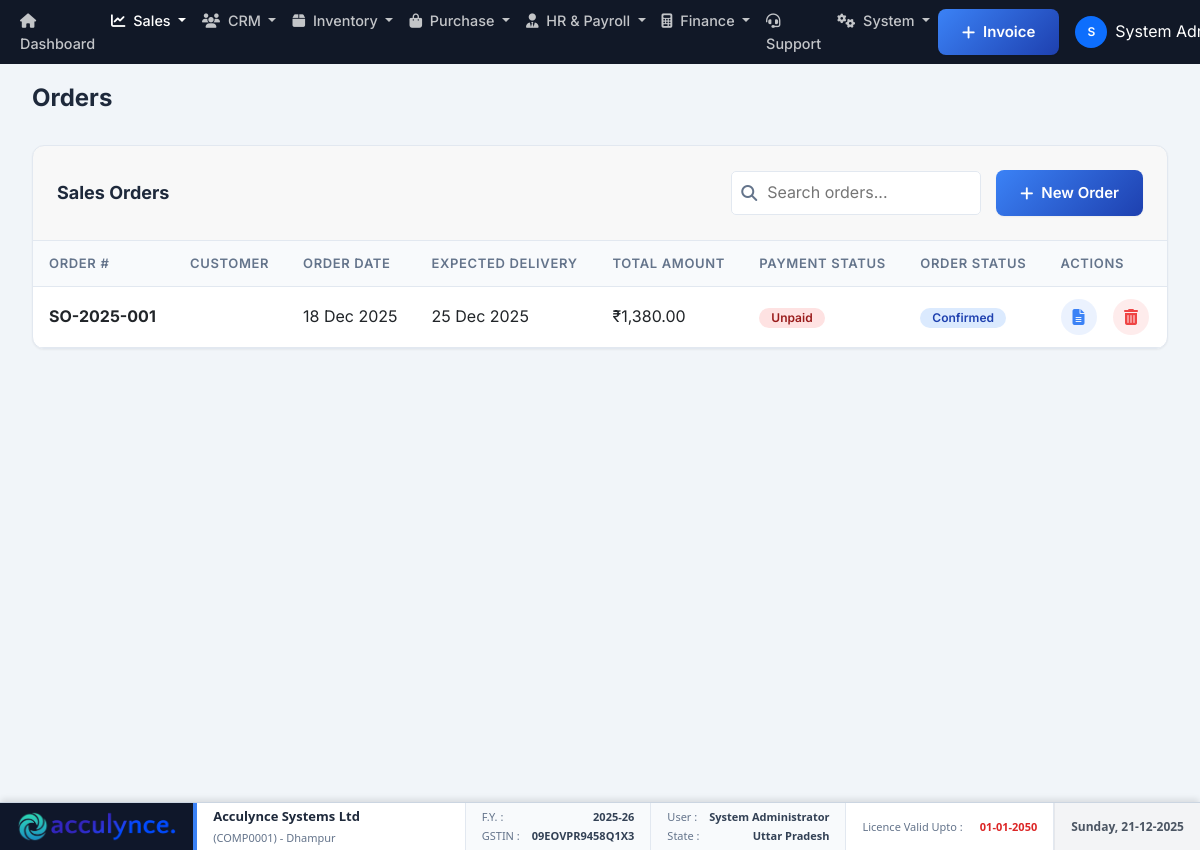
Screenshot of /modules/sales/orders/index.php (signed in) with the database file from the repository.
### tables this page shows
CREATE TABLE `company_settings` (
  `id` int(11) NOT NULL,
  `company_name` varchar(200) NOT NULL,
  `industry_type` varchar(100) DEFAULT NULL,
  `business_type` varchar(100) DEFAULT NULL,
  `app_name` varchar(100) DEFAULT NULL,
  `theme_color` varchar(20) DEFAULT '#3b82f6',
  `address_line1` varchar(200) DEFAULT NULL,
  `address_line2` varchar(200) DEFAULT NULL,
  `city` varchar(100) DEFAULT NULL,
  `state` varchar(100) DEFAULT NULL,
  `country` varchar(100) DEFAULT 'India',
  `postal_code` varchar(20) DEFAULT NULL,
  `phone` varchar(20) DEFAULT NULL,
  `email` varchar(100) DEFAULT NULL,
  `website` varchar(100) DEFAULT NULL,
  `gstin` varchar(20) DEFAULT NULL,
  `pan` varchar(20) DEFAULT NULL,
  `bank_name` varchar(100) DEFAULT NULL,
  `bank_account_number` varchar(50) DEFAULT NULL,
  `bank_ifsc` varchar(20) DEFAULT NULL,
  `bank_branch` varchar(100) DEFAULT NULL,
  `bank_account_holder` varchar(200) DEFAULT NULL,
  `logo_path` varchar(255) DEFAULT NULL,
  `terms_conditions` text DEFAULT NULL,
  `created_at` timestamp NOT NULL DEFAULT current_timestamp(),
  `updated_at` timestamp NOT NULL DEFAULT current_timestamp() ON UPDATE current_timestamp(),
  `financial_year_start` int(11) DEFAULT 4 COMMENT 'Month number (1-12) when financial year starts',
  `currency_code` varchar(10) DEFAULT 'INR',
  `currency_symbol` varchar(10) DEFAULT '₹',
  `date_format` varchar(20) DEFAULT 'd-m-Y',
  `timezone` varchar(50) DEFAULT 'Asia/Kolkata',
  `invoice_prefix` varchar(20) DEFAULT 'INV',
  `quotation_prefix` varchar(20) DEFAULT 'QT',
  `invoice_footer` text DEFAULT NULL COMMENT 'Footer text for invoices',
  `company_registration_number` varchar(100) DEFAULT NULL,
  `tax_registration_date` date DEFAULT NULL,
  `linkedin_url` varchar(255) DEFAULT NULL,
  `facebook_url` varchar(255) DEFAULT NULL,
  `twitter_url` varchar(255) DEFAULT NULL,
  `instagram_url` varchar(255) DEFAULT NULL,
  `smtp_host` varchar(100) DEFAULT NULL,
  `smtp_port` int(11) DEFAULT 587,
  `smtp_username` varchar(100) DEFAULT NULL,
  `smtp_password` varchar(255) DEFAULT NULL,
  `smtp_encryption` varchar(10) DEFAULT 'tls',
  `email_from_name` varchar(100) DEFAULT NULL,
  `email_from_address` varchar(100) DEFAULT NULL,
  `enable_email_notifications` tinyint(1) DEFAULT 1,
  `invoice_due_days` int(11) DEFAULT 30 COMMENT 'Default payment terms in days',
  `low_stock_threshold` int(11) DEFAULT 10,
  `enable_multi_currency` tinyint(1) DEFAULT 0,
  `enable_barcode` tinyint(1) DEFAULT 1,
  `backup_frequency` varchar(20) DEFAULT 'daily',
  `last_backup_date` datetime DEFAULT NULL,
  `print_logo_on_invoice` tinyint(1) DEFAULT 1,
  `is_gst_registered` tinyint(1) DEFAULT 0,
  `enable_einvoicing` tinyint(1) DEFAULT 0
);

CREATE TABLE `sales_orders` (
  `id` int(11) NOT NULL,
  `company_id` int(11) DEFAULT NULL,
  `order_number` varchar(50) NOT NULL,
  `customer_id` int(11) NOT NULL,
  `quotation_id` int(11) DEFAULT NULL,
  `order_date` date NOT NULL,
  `expected_delivery_date` date DEFAULT NULL,
  `status` enum('Draft','Confirmed','In Progress','Completed','Cancelled') DEFAULT 'Draft',
  `subtotal` decimal(12,2) DEFAULT 0.00,
  `tax_amount` decimal(12,2) DEFAULT 0.00,
  `round_off_amount` decimal(10,2) DEFAULT 0.00,
  `discount_amount` decimal(12,2) DEFAULT 0.00,
  `shipping_charges` decimal(10,2) DEFAULT 0.00,
  `total_amount` decimal(12,2) DEFAULT 0.00,
  `payment_status` enum('Unpaid','Partially Paid','Paid') DEFAULT 'Unpaid',
  `notes` text DEFAULT NULL,
  `courier_name` varchar(255) DEFAULT NULL,
  `tracking_id` varchar(255) DEFAULT NULL,
  `created_by` int(11) DEFAULT NULL,
  `created_at` timestamp NOT NULL DEFAULT current_timestamp(),
  `updated_at` timestamp NOT NULL DEFAULT current_timestamp() ON UPDATE current_timestamp()
);

### modules/sales/orders/index.php (the view, shortened to what the rows shown need)
<?php
require_once '../../../classes/Auth.php';
require_once '../../../classes/Database.php';
$auth = new Auth();
$db = Database::getInstance();
$user = $auth->getCurrentUser();
$orders = $db->fetchAll("
    SELECT so.*, c.company_name as customer_name
    FROM sales_orders so
    JOIN customers c ON so.customer_id = c.id
    WHERE so.company_id = ?
    ORDER BY so.created_at DESC
    LIMIT 100
", [$user['company_id']]);
?>
<!DOCTYPE html>
<html lang="en">
<head>
    <link rel="stylesheet" href="../../../public/assets/css/style.css">
    <link rel="stylesheet" href="https://cdnjs.cloudflare.com/ajax/libs/font-awesome/6.4.0/css/all.min.css">
</head>
<body>
    <div class="dashboard-wrapper">
        <?php include INCLUDES_PATH . '/sidebar.php'; ?>
        <main class="main-content">
            <?php include INCLUDES_PATH . '/header.php'; ?>
            <div class="content-area">
                <div class="card">
                    <div class="table-responsive">
                        <table>
                            <thead>
                                <tr>
                                    <th>Order #</th>
                                    <th>Customer</th>
                                    <th>Order Date</th>
                                    <th>Expected Delivery</th>
                                    <th>Total Amount</th>
                                    <th>Payment Status</th>
                                    <th>Order Status</th>
                                    <th>Actions</th>
                                </tr>
                            </thead>
                            <tbody>
                                <?php if (empty($orders)): ?>
                                    <tr>
                                        <td colspan="8" style="text-align: center; color: var(--text-secondary);">
                                            No sales orders found. Create your first order to get started.
                                        </td>
                                    </tr>
                                <?php else: ?>
                                    <?php foreach ($orders as $order): ?>
                                        <tr>
                                            <td><strong><?php echo htmlspecialchars($order['order_number']); ?></strong></td>
                                            <td><?php echo htmlspecialchars($order['customer_name']); ?></td>
                                            <td><?php echo date('d M Y', strtotime($order['order_date'])); ?></td>
                                            <td><?php echo $order['expected_delivery_date'] ? date('d M Y', strtotime($order['expected_delivery_date'])) : '-'; ?></td>
                                            <td>₹<?php echo number_format($order['total_amount'], 2); ?></td>
                                            <td>
                                                <?php
                                                $paymentClass = match($order['payment_status']) {
                                                    'Paid' => 'badge-success',
                                                    'Partially Paid' => 'badge-warning',
                                                    default => 'badge-danger'
                                                };
                                                ?>
                                                <span class="badge <?php echo $paymentClass; ?>">
                                                    <?php echo $order['payment_status']; ?>
                                                </span>
                                            </td>
                                            <td>
                                                <?php
                                                $statusClass = match($order['status']) {
                                                    'Completed' => 'badge-success',
                                                    'Confirmed', 'In Progress' => 'badge-primary',
                                                    'Cancelled' => 'badge-danger',
                                                    default => 'badge-warning'
                                                };
                                                ?>
                                                <span class="badge <?php echo $statusClass; ?>">
                                                    <?php echo $order['status']; ?>
                                                </span>
                                            </td>
                                            <td>
                                                <a href="view.php?id=<?php echo $order['id']; ?>" class="btn-icon view" title="View Order">
                                                    <i class="fas fa-file-alt"></i>
                                                </a>
                                                <a href="delete.php?id=<?php echo $order['id']; ?>" class="btn-icon delete" title="Delete Order" onclick="return confirm('Are you sure you want to delete this order?');">
                                                    <i class="fas fa-trash-alt"></i>
                                                </a>
                                            </td>
                                        </tr>
                                    <?php endforeach; ?>
                                <?php endif; ?>
                            </tbody>
                        </table>
                    </div>
                </div>
            </div>
        </main>
    </div>
</body>
</html>

### includes/sidebar.php (shortened to what the rows shown need)
<?php
if (!isset($brandingSettings)) {
    $db = Database::getInstance();
    $brandingSettings = $db->fetchOne("SELECT app_name, logo_path, theme_color FROM company_settings WHERE id = ? LIMIT 1", [$_SESSION['company_id'] ?? 0]);
}
$appName = !empty($brandingSettings['app_name']) ? $brandingSettings['app_name'] : APP_NAME;
$logoPath = !empty($brandingSettings['logo_path']) ? BASE_URL . $brandingSettings['logo_path'] : '';
?>
<link href="https://cdn.jsdelivr.net/npm/bootstrap@5.3.0/dist/css/bootstrap.min.css" rel="stylesheet">
<link rel="stylesheet" href="https://cdnjs.cloudflare.com/ajax/libs/font-awesome/6.4.0/css/all.min.css">
<link rel="stylesheet" href="<?php echo BASE_URL; ?>public/assets/css/style.css?v=<?php echo time(); ?>">
<?php
$footerData = [];
$curMonth = date('n');
$curYear = date('Y');
if ($curMonth >= 4) {
    if ($curYear + 1 == 2000) { $yPart = '00'; } else { $yPart = substr($curYear + 1, -2); }
    $footerData['fy'] = $curYear . '-' . $yPart;
} else {
    $yPart = substr($curYear, -2);
    $footerData['fy'] = ($curYear - 1) . '-' . $yPart;
}
if (!isset($brandingSettings['gstin']) || !isset($brandingSettings['state'])) {
     if (isset($user['company_id'])) {
         $companyDetails = $db->fetchOne("SELECT company_name, gstin, state, address_line1, city FROM company_settings WHERE id = ?", [$user['company_id']]);
         $footerData['company_name'] = $companyDetails['company_name'] ?? $appName;
         $footerData['gst'] = $companyDetails['gstin'] ?? 'N/A';
         $footerData['state'] = $companyDetails['state'] ?? 'N/A';
         $footerData['address'] = $companyDetails['city'] ?? '';
     }
} else {
     $footerData['company_name'] = $brandingSettings['app_name'];
     $footerData['gst'] = $brandingSettings['gstin'] ?? 'N/A';
     $footerData['state'] = $brandingSettings['state'] ?? 'N/A';
}
if (isset($user['company_id'])) {
    $subData = $db->fetchOne("SELECT current_period_end, status FROM subscriptions WHERE company_id = ? AND status = 'active' ORDER BY current_period_end DESC LIMIT 1", [$user['company_id']]);
    $footerData['validity'] = $subData ? date('d-m-Y', strtotime($subData['current_period_end'])) : 'Trial/Expired';
    $footerData['company_id'] = 'COMP' . str_pad($user['company_id'], 4, '0', STR_PAD_LEFT);
} else {
    $footerData['validity'] = 'N/A';
    $footerData['company_id'] = 'N/A';
}
?>
<div class="sticky-footer">
    <div class="footer-box brand-box">
        <?php if ($logoPath): ?>
            <img src="<?php echo $logoPath; ?>" alt="Logo" class="footer-logo">
        <?php else: ?>
            <div class="footer-brand-text">AC</div>
        <?php endif; ?>
    </div>
    <div class="footer-box footer-info-box">
        <div class="info-row main">
            <strong><?php echo htmlspecialchars($footerData['company_name'] ?? 'Acculynce'); ?></strong>
        </div>
        <div class="info-row sub">
            (<?php echo htmlspecialchars($footerData['company_id'] ?? ''); ?>) <?php if(isset($footerData['address'])) echo '- ' . htmlspecialchars($footerData['address']); ?>
        </div>
    </div>
    <div class="footer-box fy-box">
        <div class="info-row">
            <span class="label">GSTIN :</span> <span class="value"><?php echo htmlspecialchars($footerData['gst'] ?? 'N/A'); ?></span>
        </div>
    </div>
    <div class="footer-box user-box">
        <div class="info-row">
            <span class="label">State :</span> <span class="value"><?php echo htmlspecialchars($footerData['state'] ?? 'N/A'); ?></span>
        </div>
    </div>
</div>

### rows the page displays
company_settings: logo_path (picture), company_name "Acculynce Systems Ltd", city "Dhampur", gstin "09EOVPR9458Q1X3", state "Uttar Pradesh"
sales_orders: order_number "SO-2025-001", order_date "18 Dec 2025", expected_delivery_date "25 Dec 2025", total_amount "1,380.00", payment_status "Unpaid", status "Confirmed"

### other values shown
substr($user['full_name'], 0, 1) "S"
$user['full_name'] "System…"
$footerData['company_id'] "COMP0001"
$footerData['fy'] "2025-26"
$user['full_name'] "System Administrator"
$footerData['validity'] "01-01-2050"
